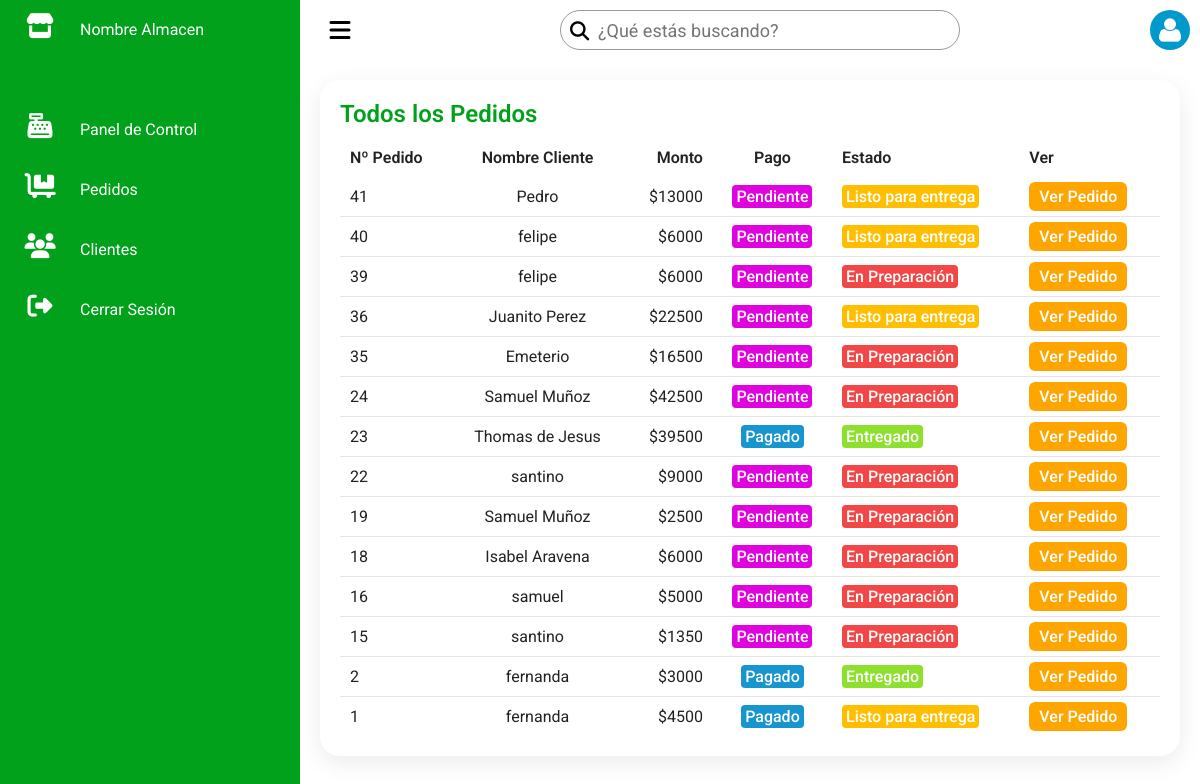
/dashboard/pedidos/ (signed in), run on the app's committed database.
### loginRegister/models.py (models this page shows)
class Pedido(models.Model):
    cliente = models.ForeignKey(Usuario, related_name="pedidos", on_delete=models.CASCADE)
    productos = models.TextField(default='null')
    total = models.IntegerField(default=0)
    estado = models.IntegerField(default=1)
    pago = models.IntegerField(default=1)

class Usuario(models.Model):
    nombre = models.CharField(max_length=255)
    email = models.EmailField(max_length=255)
    direccion = models.CharField(max_length=255)
    telefono = models.CharField(max_length=15)
    password = models.CharField(max_length=255)
    objects = UserManager()
    nivel = models.IntegerField(default=1)

### dashboard/views.py (the view)
# urls.py: path('pedidos/', views.pedidos),
def pedidos(request):
    if request.session.get('email') == None:
        return redirect('/main/')
    else:
        usuario = Usuario.objects.get(email=request.session['email'])
        if usuario.nivel == 1:
            return redirect('/main/')
        elif usuario.nivel == 9:
            pedidos = Pedido.objects.all().order_by("-id")
            context = {
                'pedidos': pedidos,
            }
            return render(request, 'pedidos.html', context=context)

### dashboard/templates/pedidos.html (shortened to what this page needs)
<!DOCTYPE html>
<html lang="es>
<head>
    <meta charset="UTF-8">
    {% load static %}
    <link rel="stylesheet" href="{% static 'css/pedidos.css' %}" />
</head>
<body>
    <div class="container">
        <div class="navigation">
            <ul>
                <li>
                    <a href="/dashboard/">
                        <span class="icon"><i class="fas fa-store"></i></span>
                        <span class="title">Nombre Almacen</span>
                    </a>
                </li>
                <li>
                    <a href="/dashboard/">
                        <span class="icon"><i class="fas fa-cash-register"></i></span>
                        <span class="title">Panel de Control</span>
                    </a>
                </li>
                <li>
                    <a href="/dashboard/pedidos/">
                        <span class="icon"><i class="fas fa-dolly-flatbed"></i></span>
                        <span class="title">Pedidos</span>
                    </a>
                </li>
                <li>
                    <a href="/dashboard/clientes/">
                        <span class="icon"><i class="fas fa-users"></i></span>
                        <span class="title">Clientes</span>
                    </a>
                </li>
                <li>
                    <a href="/logout">
                        <span class="icon"><i class="fas fa-sign-out-alt"></i></span>
                        <span class="title">Cerrar Sesión</span>
                    </a>
                </li>
            </ul>
        </div>
        <div class="main">
            <div class="topbar">
                <div class="toggle">
                    <i class="fas fa-bars"></i>
                </div>
                <div class="busqueda">
                    <label>
                        <input type="text" placeholder="¿Qué estás buscando?">
                        <i class="fas fa-search"></i>
                    </label>
                </div>
                <div class="usuario">
                    <img src="{% static 'img/user.png' %}">
                </div>
            </div>
            <div class="pedidos">
                <div class="pedidosTodos">
                    <div class="cardHeader">
                        <h2>Todos los Pedidos</h2>
                    </div>
                    <table>
                        <thead>
                            <tr>
                                <td>Nº Pedido</td>
                                <td>Nombre Cliente</td>
                                <td>Monto</td>
                                <td>Pago</td>
                                <td>Estado</td>
                                <td>Ver</td>
                            </tr>
                        </thead>
                        <tbody>
                            {% for pedido in pedidos %}
                            <tr>
                                <td>{{pedido.id}}</td>
                                <td>{{pedido.cliente.nombre}}</td>
                                <td>${{pedido.total}}</td>
                                {% if pedido.pago == 1 %}
                                <td><span class="to-pay">Pendiente</td></span>
                                {% elif pedido.pago == 2 %}
                                <td><span class="paid-out">Pagado</td></span>
                                {% endif %}
                                {% if pedido.estado == 1 %}
                                <td><span class="status in-progress">En Preparación</span></td>
                                {% elif pedido.estado == 2 %}
                                <td><span class="status ready">Listo para entrega</span></td>
                                {% elif pedido.estado == 3 %}
                                <td><span class="status complete">Entregado</span></td>
                                {% endif %}
                                <td><a href="/dashboard/pedidos/{{pedido.id}}/" class="btn">Ver Pedido</a></td>
                            </tr>
                            {% endfor %}
                        </tbody>
                    </table>
                </div>
            </div>
        </div>
    </div>
</body>
</html>

### loginRegister/static/css/pedidos.css (style rules this page uses)
* { font-family:'Roboto', sans-serif; margin: 0; padding: 0; box-sizing: border-box; }
:root { --green: #01a11c; --white: #fff; --grey: #f5f5f5; --black1: #222; --black2: #999; }
body { min-height: 100vh; overflow-x: hidden; }
.container { position: relative; width: 100%; }
.navigation { position:fixed; width: 300px; height: 100%; background: var(--green); border-left: 10px solid var(--green); transition: 0.5s; overflow: hidden; }
.navigation ul { position: absolute; top: 0; left: 0; width: 100%; }
.navigation ul li { position: relative; width: 100%; list-style: none; border-top-left-radius: 30px; border-bottom-left-radius: 30px; }
.navigation ul li:nth-child(1) { margin-bottom: 40px; pointer-events: none; }
.navigation ul li a { position: relative; display: block; width: 100%; display: flex; text-decoration: none; color: var(--white); }
.navigation ul li a .icon { position: relative; display: block; min-width: 60px; height: 60px; line-height: 60px; text-align: center; }
.navigation ul li a .icon i { font-size: 1.56em; }
.navigation ul li a .title { position: relative; display: block; padding: 0 10px; height: 60px; line-height: 60px; }
.main { position: absolute; width: calc(100% - 300px); left: 300px; min-height: 100vh; background: var(--white); transition: 0.5s; }
.topbar { width: 100%; height: 60px; display: flex; justify-content: space-between; align-items: center; padding: 0 10px; }
.toggle { position: relative; width: 60px; height: 60px; display: flex; justify-content: center; align-items: center; font-size: 1.5em; cursor: pointer; }
.busqueda { position: relative; width: 400px; margin: 0 10px; }
.busqueda label { position: relative; width: 100%; }
.busqueda label input { width: 100%; height: 40px; border-radius: 40px; padding: 5px 20px; padding-left: 37px; font-size: 18px; outline: none; border: 1px solid var(--black2); }
.busqueda label i { position: absolute; top: 0; left: 10px; font-size: 1.2em; }
.usuario { position: relative; width: 40px; height: 40px; border-radius: 50%; overflow: hidden; cursor: pointer; }
.usuario img { position: absolute; top: 0; left: 0; width: 100%; height: 100%; object-fit: cover; }
.pedidos { position: relative; min-width: 800px; padding: 20px; }
.pedidos .pedidosTodos { position: relative; display: grid; min-height: 500px; background: var(--white); padding: 20px; box-shadow: 0 7px 25px rgba(0, 0, 0, 0.08); border-radius: 20px; }
.cardHeader { display: flex; justify-content: space-between; align-items: flex-start; }
.cardHeader h2 { font-weight: 600; color: var(--green); }
.btn { position: relative; padding: 5px 10px; background: orange; text-decoration: none; color: var(--white); border-radius: 6px; font-weight: 500; }
.pedidos table { width: 100%; border-collapse: collapse; margin-top: 10px; }
.pedidos table thead td { font-weight: 600; }
.pedidos .pedidosTodos table tr { color: var(--black1); border-bottom: 1px solid rgba(0, 0, 0, 0.1); }
.pedidos .pedidosTodos table tr:last-child { border-bottom: none; }
.pedidos .pedidosTodos table tr td { padding: 10px; }
.pedidos .pedidosTodos table tr td:nth-child(2), .pedidos .pedidosTodos table tr td:nth-child(4) { text-align: center; }
.pedidos .pedidosTodos table tr td:nth-child(3) { text-align: end; }
.status.complete { padding: 2px 4px; background: #8de02c; color: var(--white); border-radius: 4px; font-weight: 500; }
.status.in-progress { padding: 2px 4px; background: rgb(243, 70, 70); color: var(--white); border-radius: 4px; font-weight: 500; white-space: nowrap; }
.status.ready { padding: 2px 4px; background: #ffbf00; color: var(--white); border-radius: 4px; font-weight: 500; white-space: nowrap; }
.paid-out { padding: 2px 4px; background: #1795ce; color: var(--white); border-radius: 4px; font-weight: 500; }
.to-pay { padding: 2px 4px; background: rgb(223, 3, 223); color: var(--white); border-radius: 4px; font-weight: 500; }

### data on the page
Pedido: id "41", cliente.nombre "Pedro", total "13000", pago "Pendiente", estado "Listo para entrega"
Pedido: id "40", cliente.nombre "felipe", total "6000", pago "Pendiente", estado "Listo para entrega"
Pedido: id "39", cliente.nombre "felipe", total "6000", pago "Pendiente", estado "En Preparación"
Pedido: id "36", cliente.nombre "Juanito Perez", total "22500", pago "Pendiente", estado "Listo para entrega"
Pedido: id "35", cliente.nombre "Emeterio", total "16500", pago "Pendiente", estado "En Preparación"
Pedido: id "24", cliente.nombre "Samuel Muñoz", total "42500", pago "Pendiente", estado "En Preparación"
Pedido: id "23", cliente.nombre "Thomas de Jesus", total "39500", pago "Pagado", estado "Entregado"
Pedido: id "22", cliente.nombre "santino", total "9000", pago "Pendiente", estado "En Preparación"
Pedido: id "19", cliente.nombre "Samuel Muñoz", total "2500", pago "Pendiente", estado "En Preparación"
Pedido: id "18", cliente.nombre "Isabel Aravena", total "6000", pago "Pendiente", estado "En Preparación"
Pedido: id "16", cliente.nombre "samuel", total "5000", pago "Pendiente", estado "En Preparación"
Pedido: id "15", cliente.nombre "santino", total "1350", pago "Pendiente", estado "En Preparación"
Pedido: id "2", cliente.nombre "fernanda", total "3000", pago "Pagado", estado "Entregado"
Pedido: id "1", cliente.nombre "fernanda", total "4500", pago "Pagado", estado "Listo para entrega"
